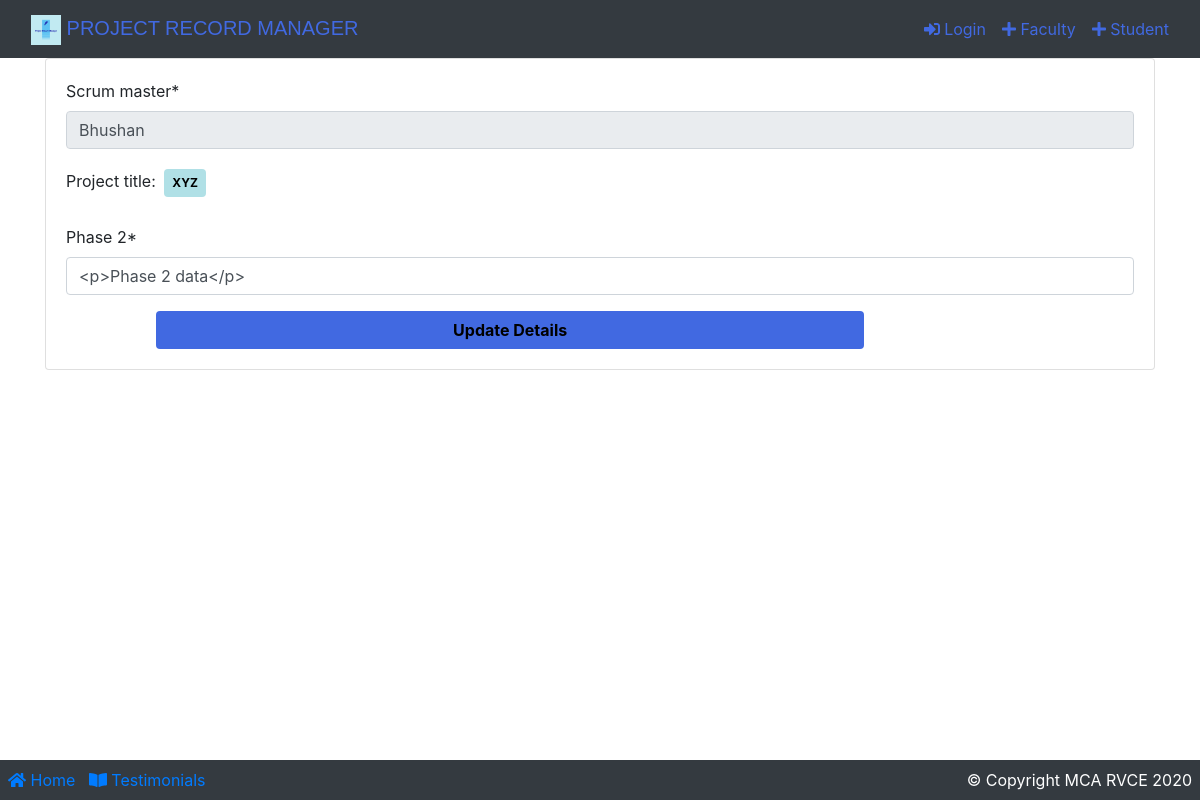
Before: /facultyCommentPhase2/3 with the older database file.
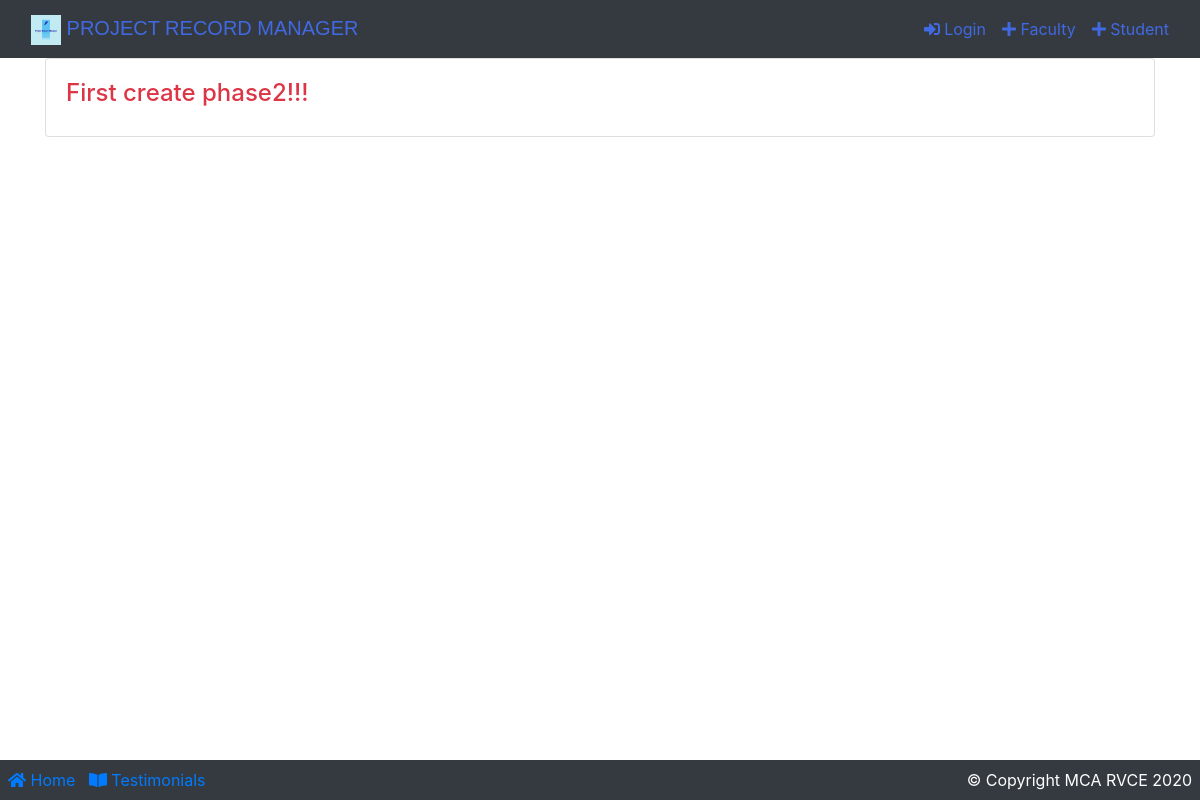
After: the same page with the newer database file.
### app/models.py (models this page shows)
class ProjectPhase2(models.Model):
    scrum_master = models.CharField(max_length=100, default="scrum master")
    project_title = models.ForeignKey(
        Team, on_delete=models.CASCADE, null=True)
    phase2 = HTMLField()
    created_at = models.DateTimeField(auto_now_add=True)
    updated_at = models.DateTimeField(auto_now=True)
    def __str__(self):
        return str(self.project_title) + "phase2"

class Team(models.Model):
    owner = models.CharField(max_length=555, unique=True)
    partner = models.OneToOneField(
        Student, on_delete=models.CASCADE, null=True, blank=True, unique=True)
    guide = models.ForeignKey(
        Faculty, on_delete=models.CASCADE, null=True, blank=True)
    title = models.CharField(max_length=555, null=True, unique=True)
    created_at = models.DateTimeField(auto_now_add=True)
    updated_at = models.DateTimeField(auto_now=True)
    class Meta:
        db_table = "team"
    def __str__(self):
        return str(self.title) + ", Student1:  " + str(self.owner) + ", student2:  " + str(
            self.partner) + ", Guide:  " + str(self.guide)

### app/views.py (the view)
# urls.py: path('facultyCommentPhase2/<int:teamId>', views.facultyCommentPhase2, name="facultyCommentPhase2"),
def facultyCommentPhase2(request, teamId):
    queryset = ""
    form = ""
    ret = ""
    try:
        print("TeamId:", teamId)
        queryset = ProjectPhase2.objects.filter(project_title=int(teamId))
        print(queryset)
        context = {}
        obj = get_object_or_404(ProjectPhase2, project_title=int(teamId))
        form = ProjectPhase2Form(request.POST or None, instance=obj)
        if form.is_valid():
            form.save()
            return redirect("facultyDashboard")
    except:
        ret = "First create phase2!!!"
    return render(request, 'project/commentPhase2.html', {'formc': form, 'qs': queryset, 'ret': ret})

### app/models.py (called while the page is built)
    def __str__(self):
        return self.name + ' ' + self.email

    def __str__(self):
        return self.name + ' ' + self.email

### templates/project/commentPhase2.html (shortened to what this page needs)
{% extends 'base.html' %}
{% load static %}
{% load crispy_forms_tags %}
{% block content %}
    <div class="container">
        <div class="card">
            <div class="card-body">
                {% if qs %}
                    <form method="POST">
                        {% for data in qs %}
                            <div id="div_id_scrum_master" class="form-group">
                                <label for="id_scrum_master" class=" requiredField">
                                    Scrum master<span class="asteriskField">*</span>
                                </label>
                                <div class="">
                                    <input type="text" name="scrum_master" value="{{ data.scrum_master }}"
                                           maxlength="100"
                                           class="textinput textInput form-control" required="" id="id_scrum_master"
                                           readonly>
                                </div>
                            </div>
                            <div id="div_id_project_title" class="form-group">
                                <label for="id_project_title" class=" requiredField">
                                    Project title: <span class="badge p-2 m-1 font-weight-bolder"
                                                         style="color: black;background-color: powderblue;"> {{ data.project_title.title }}</span>
                                </label>
                            </div>
                        {% endfor %}
                        {{ formc.phase2|as_crispy_field }}
                        <div class="form-row">
                            <div class="form-group col-md-8 mb-0 offset-1">
                                <button type="submit" class="btn btn-block font-weight-bold"
                                        style="background: royalblue;color: black; ">Update Details
                                </button>
                            </div>
                        </div>
                    </form>
                {% else %}
                    <h4 class="text-danger">{{ ret }}</h4>
                {% endif %}
            </div>
        </div>
    </div>
{% endblock %}

Changed rows visible on the page:
removed ProjectPhase2: scrum_master "Bhushan", project_title "XYZ", phase2 "<p>Phase 2 data</p>"
Other visible differences:
{{ ret }}: (not shown) → "First create phase2!!!"
text no longer shown: "Phase 2 * Update Details"
